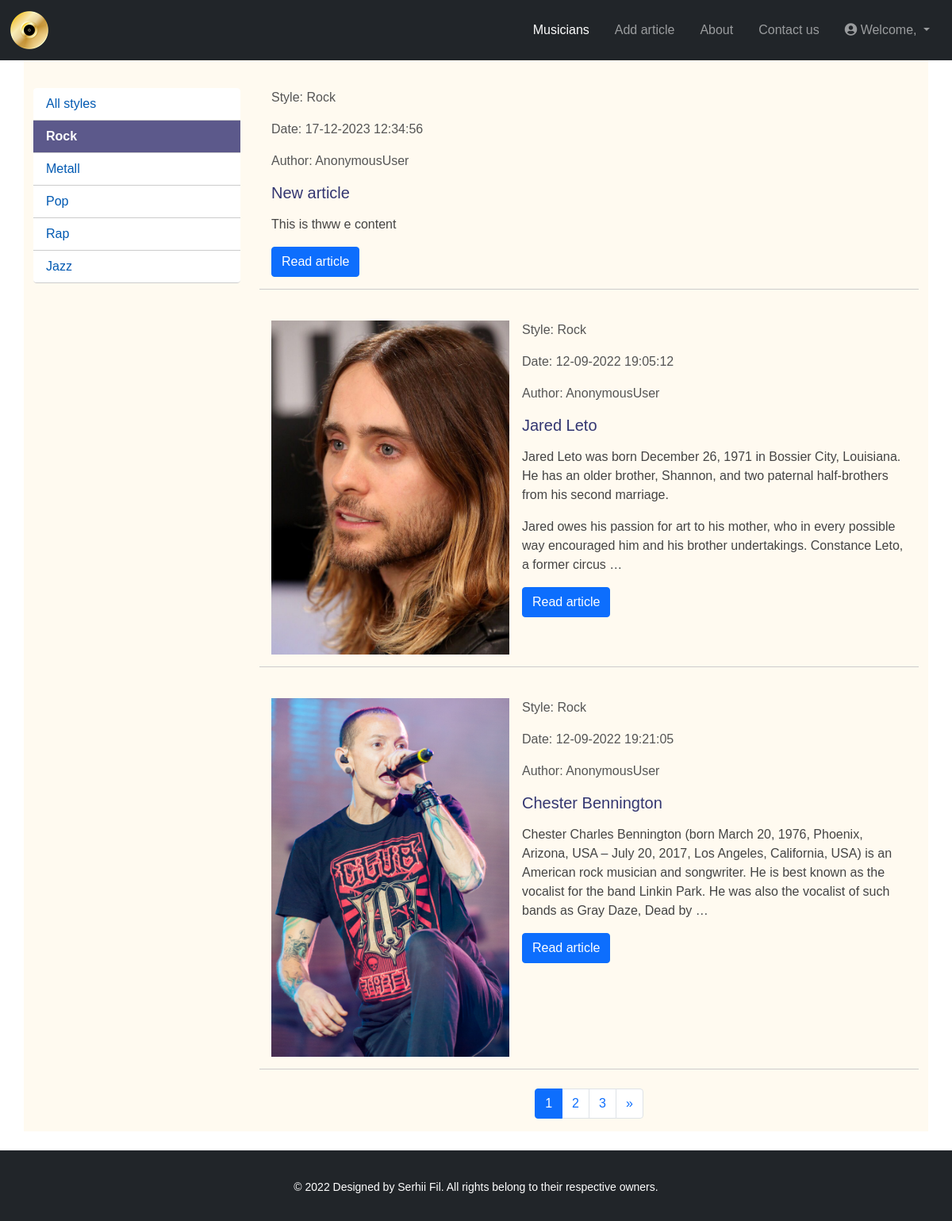
The page /articles/style/rok/ on the database as committed earlier.
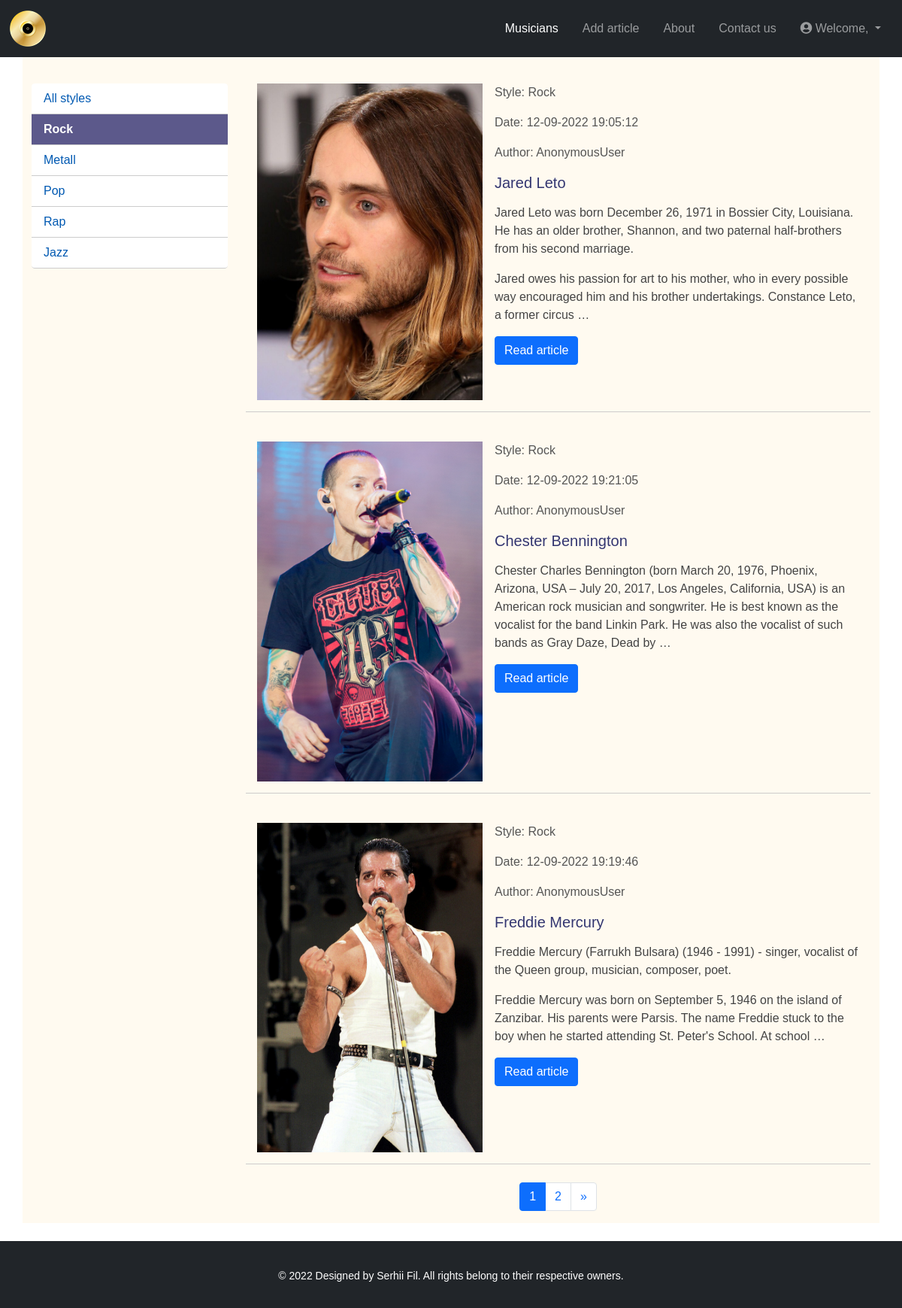
The same page on the database as committed later.
### musicians/models.py (models this page shows, shortened)
class Styles(models.Model):
    name = models.CharField(max_length=100, validators=[TitleValidator], verbose_name='Style')
    slug = models.SlugField(max_length=100, unique=True, db_index=True)
    def __str__(self):
        return self.name
    def get_absolute_url(self):
        return reverse('musicians:articles_list', args=[self.slug])
    class Meta:
        verbose_name = 'Music style'
        verbose_name_plural = 'Music styles'

class Musicians(models.Model):
    title = models.CharField(max_length=200, unique=True, validators=[TitleValidator], verbose_name='Title')
    slug = AutoSlugField(populate_from='title', unique=True, db_index=True)
    content = models.TextField(verbose_name='Content', max_length=8000, validators=[MinLengthValidator(80)])
    photo = models.ImageField(upload_to='photos/%Y/%m/%d/', verbose_name='Photo', blank=True)
    time_create = models.DateTimeField(auto_now_add=True, verbose_name='Created')
    time_update = models.DateTimeField(auto_now=True, verbose_name='Updated')
    is_published = models.BooleanField(default=True, verbose_name='Publishing')
    style = models.ForeignKey(Styles, on_delete=models.CASCADE, verbose_name='Style')
    video = EmbedVideoField(verbose_name='Link for video', blank=True)
    author = models.ForeignKey('auth.User', on_delete=models.CASCADE, verbose_name='Author')
    def get_absolute_url(self):
        return reverse('musicians:article_detail', args=[self.style.slug, self.slug])
    class Meta:
        verbose_name = 'Famous musicians'
        verbose_name_plural = 'Famous musicians'
        ordering = ['-time_update']

### musicians/views.py (the view)
# urls.py: path('', ArticlesList.as_view(), name='home'),
class ArticlesList(MenuMixin, ListView):
    model = Musicians
    template_name = 'musicians/articles_list.html'
    paginate_by = 3
    extra_context = {'title': 'Famous musicians'}
    def get_queryset(self):
        if 'slug' not in self.kwargs or self.kwargs['slug'] == 'all':
            return Musicians.objects.filter(is_published=True)
        return Musicians.objects.filter(style__slug=self.kwargs['slug'], is_published=True)

### musicians/views.py (called while the page is built)
    def get_context_data(self, **kwargs):
        context = super().get_context_data(**kwargs)
        context['styles'] = Styles.objects.all()
        context['style_selected'] = self.kwargs.get('style_slug') or self.kwargs.get('slug', 'all')
        context['menu'] = menu
        return context

### musicians/templates/musicians/articles_list.html (shortened to what this page needs)
{% extends 'musicians/base.html' %}
{% load static %}
{% block extra_css %}
    <link rel="stylesheet" type="text/css" href="{% static 'musicians/css/articles_list.css' %}">
{% endblock %}
{% block content %}
    <div class="row">
        {% for article in object_list %}
            <div class="col-12 mb-4">
                <div class="article-panel">
                    {% if article.photo %}
                        <img src="{{ article.photo.url }}" class="img-article-left me-3">
                    {% endif %}
                    <div class="article-text">
                        <p class="property">Style: {{ article.style }}</p>
                        <p class="property">Date: {{ article.time_create|date:"d-m-Y H:i:s" }}</p>
                        <p class="property">Author: {{ user }}</p>
                        <h5>{{ article.title }}</h5>
                        <p>{{ article.content|linebreaks|truncatewords:50 }}</p>
                        <a href="{{ article.get_absolute_url }}" class="btn btn-primary">Read article</a>
                    </div>
                </div>
            </div>
        {% endfor %}
    </div>
    {% if is_paginated %}
        <nav aria-label="Page navigation">
            <ul class="pagination justify-content-center">
                {% for num in page_obj.paginator.page_range %}
                    {% if page_obj.number == num %}
                        <li class="page-item active"><a class="page-link" href="?page={{ num }}">{{ num }}</a></li>
                    {% else %}
                        <li class="page-item"><a class="page-link" href="?page={{ num }}">{{ num }}</a></li>
                    {% endif %}
                {% endfor %}
                {% if page_obj.has_next %}
                    <li class="page-item">
                        <a class="page-link" href="?page={{ page_obj.next_page_number }}" aria-label="Next">
                            <span aria-hidden="true">&raquo;</span>
                        </a>
                    </li>
                {% endif %}
            </ul>
        </nav>
    {% endif %}
{% endblock %}

### musicians/templates/musicians/base.html (shortened to what this page needs)
<!DOCTYPE html>
{% load static %}
<html>
<head>
    <link rel="stylesheet" type="text/css"
          href="https://stackpath.bootstrapcdn.com/bootstrap/5.0.0-alpha1/css/bootstrap.min.css">
    <link rel="stylesheet" type="text/css" href="{% static 'musicians/css/base.css' %}"/>
    <link rel="stylesheet" href="https://cdnjs.cloudflare.com/ajax/libs/font-awesome/5.15.4/css/all.min.css">
    {% block extra_css %}
    {% endblock %}
</head>
<body>
<nav class="navbar navbar-expand-lg navbar-dark bg-dark">
    <div class="container-fluid">
        <a class="navbar-brand" href="{% url 'musicians:home' %}">
            <div class="logo"></div>
        </a>
        <div class="collapse navbar-collapse" id="navbarNav">
            <ul class="navbar-nav ms-auto">
                {% for item in menu %}
                    <li class="nav-item">
                        <a class="nav-link mx-2 {% if not menu_item_selected and forloop.counter == 1 or forloop.counter == menu_item_selected %}active{% endif %}"
                           href="{% url item.url_name %}">{{ item.title }}</a>
                    </li>
                {% endfor %}
            </ul>
            <ul class="navbar-nav ml-auto">
                <li class="nav-item dropdown">
                    <a class="nav-link mx-2 dropdown-toggle" href="#" id="navbarDropdownMenuLink" role="button"
                       data-bs-toggle="dropdown" aria-expanded="false">
                        <i class="fas fa-user-circle"></i> Welcome, {{ user.username }}
                    </a>
                </li>
            </ul>
        </div>
    </div>
</nav>
<div class="container">
    <div class="row">
        <div class="col-lg-3">
            <ul class="list-group sticky-menu">
                {% if style_selected == 'all' %}
                    <li class="list-group-item selected">All styles</li>
                {% else %}
                    <li class="list-group-item"><a class="stretched-link"
                                                   href='{% url "musicians:articles_list" "all" %}'>All styles</a></li>
                {% endif %}
                {% for style in styles %}
                    {% if style_selected == style.slug %}
                        <li class="list-group-item selected">
                            {{ style.name }}
                        </li>
                    {% else %}
                        <li class="list-group-item">
                            <a class="stretched-link" href="{{ style.get_absolute_url }}">{{ style.name }}</a>
                        </li>
                    {% endif %}
                {% endfor %}
            </ul>
        </div>
        <div class="col-lg-9 mobile-content">
            {% block content %}{% endblock %}
        </div>
    </div>
</div>
<footer class="footer bg-dark text-white text-center py-3 mt-4">
    <div class="container">
        <p>&copy; 2022 Designed by Serhii Fil. All rights belong to their respective owners.</p>
    </div>
</footer>
</body>
</html>

### musicians/static/musicians/css/base.css (style rules this page uses)
html { height: 100%; }
body { font-family: Arial, sans-serif; margin: 0; padding: 0; color: #444; display: flex; flex-direction: column; min-height: 100%; }
.container { background: floralwhite; padding-top: 20px; flex: 1; }
.list-group-item { border: none; border-bottom: 1px solid #ccc; color: #444; }
.list-group-item a { color: #0059b2; text-decoration: none; }
.navbar { transition: top 0.3s; background: #3F4137; position: sticky; top: 0; z-index: 1000; }
.navbar-brand .logo { background: url('../images/logo.png') no-repeat; width: 50px; height: 50px; display: block; }
@media (min-width: 992px) { .col-lg-3 { position: static; transform: translateX(0); } }
.footer { background: #3F4137; color: #aaa; font-size: 14px; text-align: center; padding: 5px; }
.footer .container { background: inherit; }
.list-group-item.selected { background-color: #5c598b; color: white; font-weight: bold; }
.sticky-menu { position: sticky; top: 94px; overflow-y: auto; margin-top: 15px; }

### musicians/static/musicians/css/articles_list.css (style rules this page uses)
.img-article-left { width: 100%; max-width: 300px; height: auto; margin-right: 15px; }
.article-panel { display: flex; flex-wrap: wrap; padding: 15px; border-bottom: 1px solid #ccc; }
.article-text { flex: 1; }
.article-panel .property { color: #555; }
.article-panel h5 { margin-top: 10px; color: #333671; }

Rows that differ between the two databases and show on the page:
removed Musicians: style "Rock", time_create "17-12-2023 12:34:56", user "AnonymousUser", title "New article", content "This is thww e content"
now on this page (row unchanged): Musicians: photo (picture), style "Rock", time_create "12-09-2022 19:19:46", user "AnonymousUser", title "Freddie Mercury", content "Freddie Mercury (Farrukh Bulsara) (1946 - 1991) - singer, vocalist of the Queen group, musician, composer, poet. Freddie Mercury was born on September 5, 1946 on the island of Zanzibar. His parents were Parsis. The name Freddie stuck to the boy when he started attending St. Peter's School. At school …"
Other text that changed with them:
list line gone: "3"
